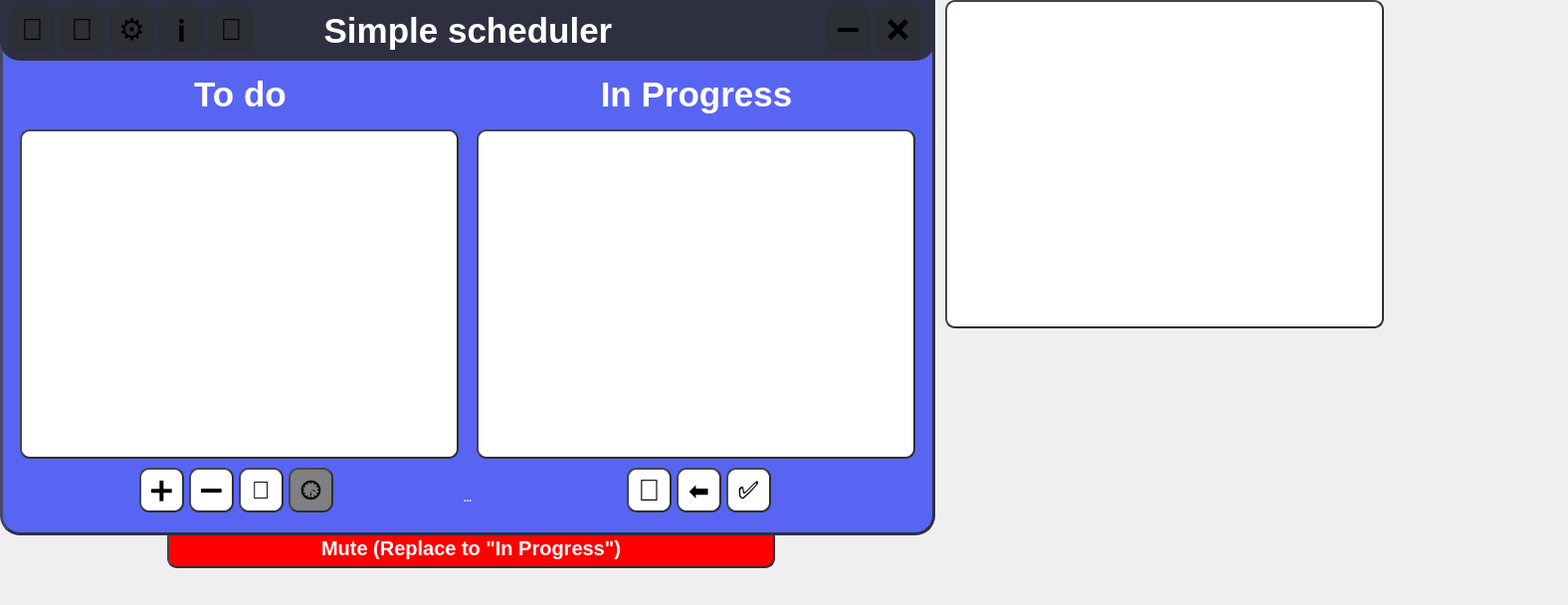
<?xml version="1.0" encoding="UTF-8"?>
<ui version="4.0">
 <class>MainWindow</class>
 <widget class="QMainWindow" name="MainWindow">
  <property name="windowModality">
   <enum>Qt::WindowModal</enum>
  </property>
  <property name="geometry">
   <rect>
    <x>0</x>
    <y>0</y>
    <width>1576</width>
    <height>608</height>
   </rect>
  </property>
  <property name="mouseTracking">
   <bool>true</bool>
  </property>
  <property name="windowTitle">
   <string>Simple Scheduler</string>
  </property>
  <property name="windowIcon">
   <iconset resource="resources.qrc">
    <normaloff>:/img/myAppIcon.ico</normaloff>:/img/myAppIcon.ico</iconset>
  </property>
  <property name="styleSheet">
   <string notr="true"/>
  </property>
  <property name="documentMode">
   <bool>false</bool>
  </property>
  <widget class="QWidget" name="centralwidget">
   <widget class="QWidget" name="gridLayoutWidget_2">
    <property name="geometry">
     <rect>
      <x>10</x>
      <y>70</y>
      <width>921</width>
      <height>49</height>
     </rect>
    </property>
    <layout class="QGridLayout" name="gridLayout_2">
     <property name="leftMargin">
      <number>5</number>
     </property>
     <property name="rightMargin">
      <number>5</number>
     </property>
     <property name="spacing">
      <number>6</number>
     </property>
     <item row="0" column="1">
      <widget class="QLabel" name="label_2">
       <property name="font">
        <font>
         <pointsize>-1</pointsize>
         <italic>false</italic>
         <bold>true</bold>
        </font>
       </property>
       <property name="styleSheet">
        <string notr="true">color: white;
font: bold 35px;
border-width: 2px;
border-radius: 15px;</string>
       </property>
       <property name="text">
        <string>In Progress</string>
       </property>
       <property name="alignment">
        <set>Qt::AlignCenter</set>
       </property>
      </widget>
     </item>
     <item row="0" column="0">
      <widget class="QLabel" name="label">
       <property name="font">
        <font>
         <pointsize>-1</pointsize>
         <italic>false</italic>
         <bold>true</bold>
        </font>
       </property>
       <property name="styleSheet">
        <string notr="true">color: white;
font: bold 35px;
border-width: 2px;
border-radius: 15px;</string>
       </property>
       <property name="text">
        <string>To do</string>
       </property>
       <property name="alignment">
        <set>Qt::AlignCenter</set>
       </property>
      </widget>
     </item>
    </layout>
   </widget>
   <widget class="QLabel" name="time_label">
    <property name="geometry">
     <rect>
      <x>330</x>
      <y>490</y>
      <width>280</width>
      <height>21</height>
     </rect>
    </property>
    <property name="font">
     <font>
      <pointsize>-1</pointsize>
      <italic>false</italic>
      <bold>true</bold>
     </font>
    </property>
    <property name="styleSheet">
     <string notr="true">color: white;
font: bold 10px;
border-width: 2px;
border-radius: 10px;</string>
    </property>
    <property name="text">
     <string>...</string>
    </property>
    <property name="alignment">
     <set>Qt::AlignCenter</set>
    </property>
   </widget>
   <widget class="QPushButton" name="stop_playing_button">
    <property name="enabled">
     <bool>true</bool>
    </property>
    <property name="geometry">
     <rect>
      <x>168</x>
      <y>530</y>
      <width>611</width>
      <height>41</height>
     </rect>
    </property>
    <property name="cursor">
     <cursorShape>PointingHandCursor</cursorShape>
    </property>
    <property name="styleSheet">
     <string notr="true">QPushButton#stop_playing_button {
    background-color: red;
    border-style: outset;
    border-width: 2px;
    border-radius: 10px;
    border-color:rgb(44, 47, 51);
    font: bold 20px;
    padding: 1px;
    color: white;
    
}
QPushButton#stop_playing_button:pressed {
    background-color: white;
    border-style: inset;
    border-color: red;
    color: black;
}</string>
    </property>
    <property name="text">
     <string>Mute (Replace to &quot;In Progress&quot;)</string>
    </property>
    <property name="iconSize">
     <size>
      <width>5</width>
      <height>5</height>
     </size>
    </property>
    <property name="autoExclusive">
     <bool>false</bool>
    </property>
   </widget>
   <widget class="QListWidget" name="bg">
    <property name="enabled">
     <bool>true</bool>
    </property>
    <property name="geometry">
     <rect>
      <x>0</x>
      <y>7</y>
      <width>940</width>
      <height>531</height>
     </rect>
    </property>
    <property name="styleSheet">
     <string notr="true">background-color: rgb(88, 101, 242);
border-style: outset;
border-width: 3px;
border-radius: 20px;
border-color: rgb(46, 48, 66);
font: bold 14px;
padding: 1px;

</string>
    </property>
   </widget>
   <widget class="QLabel" name="high_peeker">
    <property name="geometry">
     <rect>
      <x>0</x>
      <y>-20</y>
      <width>940</width>
      <height>81</height>
     </rect>
    </property>
    <property name="font">
     <font>
      <pointsize>-1</pointsize>
      <italic>false</italic>
      <bold>true</bold>
     </font>
    </property>
    <property name="styleSheet">
     <string notr="true">color: white;
font: bold 20px;
border-width: 2px;
border-radius: 20px;
background-color: rgb(46, 48, 66)</string>
    </property>
    <property name="text">
     <string/>
    </property>
    <property name="alignment">
     <set>Qt::AlignBottom|Qt::AlignHCenter</set>
    </property>
   </widget>
   <widget class="QListWidget" name="table_todo">
    <property name="geometry">
     <rect>
      <x>20</x>
      <y>130</y>
      <width>441</width>
      <height>331</height>
     </rect>
    </property>
    <property name="font">
     <font>
      <pointsize>-1</pointsize>
      <italic>false</italic>
      <bold>true</bold>
     </font>
    </property>
    <property name="styleSheet">
     <string notr="true">background-color: white;
border-style: outset;
border-width: 2px;
border-radius: 10px;
border-color:rgb(44, 47, 51);
font: bold 16px;
padding: 1px;
</string>
    </property>
   </widget>
   <widget class="QListWidget" name="table_done">
    <property name="geometry">
     <rect>
      <x>479</x>
      <y>130</y>
      <width>441</width>
      <height>331</height>
     </rect>
    </property>
    <property name="styleSheet">
     <string notr="true">background-color: white;
border-style: outset;
border-width: 2px;
border-radius: 10px;
border-color:rgb(44, 47, 51);
font: bold 16px;
padding: 1px;
</string>
    </property>
   </widget>
   <widget class="QPushButton" name="addtaskButton">
    <property name="geometry">
     <rect>
      <x>140</x>
      <y>470</y>
      <width>45</width>
      <height>45</height>
     </rect>
    </property>
    <property name="cursor">
     <cursorShape>PointingHandCursor</cursorShape>
    </property>
    <property name="toolTip">
     <string>&lt;html&gt;&lt;head/&gt;&lt;body&gt;&lt;p&gt;Add a new task&lt;/p&gt;&lt;/body&gt;&lt;/html&gt;</string>
    </property>
    <property name="whatsThis">
     <string>&lt;html&gt;&lt;head/&gt;&lt;body&gt;&lt;p&gt;&lt;br/&gt;&lt;/p&gt;&lt;/body&gt;&lt;/html&gt;</string>
    </property>
    <property name="styleSheet">
     <string notr="true">QPushButton#addtaskButton {
    background-color: white;
    border-style: outset;
    border-width: 2px;
    border-radius: 10px;
    border-color:rgb(44, 47, 51);
    font: bold 30px;
    padding: 1px;
}
QPushButton#addtaskButton:pressed {
    border-color: blue;
    background-color: white;
    border-style: inset;
}</string>
    </property>
    <property name="text">
     <string>➕</string>
    </property>
   </widget>
   <widget class="QPushButton" name="markAsDone">
    <property name="geometry">
     <rect>
      <x>240</x>
      <y>470</y>
      <width>45</width>
      <height>45</height>
     </rect>
    </property>
    <property name="cursor">
     <cursorShape>PointingHandCursor</cursorShape>
    </property>
    <property name="toolTip">
     <string>&lt;html&gt;&lt;head/&gt;&lt;body&gt;&lt;p&gt;Start task / add task to &amp;quot;In Progress&amp;quot;&lt;/p&gt;&lt;/body&gt;&lt;/html&gt;</string>
    </property>
    <property name="styleSheet">
     <string notr="true">QPushButton#markAsDone {
    background-color: white;
    border-style: outset;
    border-width: 2px;
    border-radius: 10px;
    border-color:rgb(44, 47, 51);
    font: bold 25px;
    padding: 1px;
}
QPushButton#markAsDone:pressed {
    background-color: white;
    border-style: inset;
    fore-color: white;
    border-color: green;
}</string>
    </property>
    <property name="text">
     <string>🏹</string>
    </property>
   </widget>
   <widget class="QPushButton" name="returnButton">
    <property name="geometry">
     <rect>
      <x>680</x>
      <y>470</y>
      <width>45</width>
      <height>45</height>
     </rect>
    </property>
    <property name="cursor">
     <cursorShape>PointingHandCursor</cursorShape>
    </property>
    <property name="toolTip">
     <string>&lt;html&gt;&lt;head/&gt;&lt;body&gt;&lt;p&gt;Return selected task to &amp;quot;To do&amp;quot; list&lt;/p&gt;&lt;/body&gt;&lt;/html&gt;</string>
    </property>
    <property name="styleSheet">
     <string notr="true">QPushButton#returnButton {
    background-color: white;
    border-style: outset;
    border-width: 2px;
    border-radius: 10px;
    border-color:rgb(44, 47, 51);
    font: bold 25px;
    padding: 1px;
}
QPushButton#returnButton:pressed {
	border-color: orange;
    background-color: white;
    border-style: inset;
}</string>
    </property>
    <property name="text">
     <string>⬅️</string>
    </property>
   </widget>
   <widget class="QPushButton" name="clearDoneListButton">
    <property name="geometry">
     <rect>
      <x>730</x>
      <y>470</y>
      <width>45</width>
      <height>45</height>
     </rect>
    </property>
    <property name="cursor">
     <cursorShape>PointingHandCursor</cursorShape>
    </property>
    <property name="toolTip">
     <string>&lt;html&gt;&lt;head/&gt;&lt;body&gt;&lt;p&gt;Mark selected as done&lt;/p&gt;&lt;/body&gt;&lt;/html&gt;</string>
    </property>
    <property name="styleSheet">
     <string notr="true">QPushButton#clearDoneListButton {
    background-color: white;
    border-style: outset;
    border-width: 2px;
    border-radius: 10px;
    border-color:rgb(44, 47, 51);
    font: bold 25px;
    padding: 1px;
}
QPushButton#clearDoneListButton:pressed {
    border-color: red;
    background-color: white;
    border-style: inset;
}</string>
    </property>
    <property name="text">
     <string>✅</string>
    </property>
   </widget>
   <widget class="QPushButton" name="helpButton">
    <property name="geometry">
     <rect>
      <x>210</x>
      <y>7</y>
      <width>45</width>
      <height>45</height>
     </rect>
    </property>
    <property name="cursor">
     <cursorShape>PointingHandCursor</cursorShape>
    </property>
    <property name="toolTip">
     <string>&lt;html&gt;&lt;head/&gt;&lt;body&gt;&lt;p&gt;Website&lt;/p&gt;&lt;/body&gt;&lt;/html&gt;</string>
    </property>
    <property name="styleSheet">
     <string notr="true">QPushButton#helpButton {
    background-color: rgb(44, 47, 51);
    border-style: outset;
    border-width: 0px;
    border-radius: 10px;
    border-color:rgb(44, 47, 51);
    font: bold 30px;
    padding: 1px;
}
QPushButton#helpButton:pressed {
    background-color: rgb(88, 101, 242,);
    border-style: inset;
}</string>
    </property>
    <property name="text">
     <string>💡</string>
    </property>
   </widget>
   <widget class="QPushButton" name="infoButton">
    <property name="geometry">
     <rect>
      <x>160</x>
      <y>7</y>
      <width>45</width>
      <height>45</height>
     </rect>
    </property>
    <property name="cursor">
     <cursorShape>PointingHandCursor</cursorShape>
    </property>
    <property name="toolTip">
     <string>&lt;html&gt;&lt;head/&gt;&lt;body&gt;&lt;p&gt;Info&lt;/p&gt;&lt;/body&gt;&lt;/html&gt;</string>
    </property>
    <property name="styleSheet">
     <string notr="true">QPushButton#infoButton {
    background-color: rgb(44, 47, 51);
    border-style: outset;
    border-width: 0px;
    border-radius: 10px;
    border-color:rgb(44, 47, 51);
    font: bold 30px;
    padding: 1px;
}
QPushButton#infoButton:pressed {
    background-color: rgb(88, 101, 242,);
    border-style: inset;
}</string>
    </property>
    <property name="text">
     <string>ℹ️</string>
    </property>
   </widget>
   <widget class="QPushButton" name="SettingsButton">
    <property name="geometry">
     <rect>
      <x>110</x>
      <y>7</y>
      <width>45</width>
      <height>45</height>
     </rect>
    </property>
    <property name="cursor">
     <cursorShape>PointingHandCursor</cursorShape>
    </property>
    <property name="toolTip">
     <string>&lt;html&gt;&lt;head/&gt;&lt;body&gt;&lt;p&gt;Settings&lt;/p&gt;&lt;/body&gt;&lt;/html&gt;</string>
    </property>
    <property name="styleSheet">
     <string notr="true">QPushButton#SettingsButton {
    background-color:rgb(44, 47, 51);
    border-style: outset;
    border-width: 0px;
    border-radius: 10px;
    border-color:rgb(44, 47, 51);
    font: bold 30px;
    padding: 1px;
}
QPushButton#SettingsButton:pressed {
    background-color: rgb(88, 101, 242,);
    border-style: inset;
}</string>
    </property>
    <property name="text">
     <string>⚙️</string>
    </property>
   </widget>
   <widget class="QPushButton" name="openFileButton">
    <property name="geometry">
     <rect>
      <x>60</x>
      <y>7</y>
      <width>45</width>
      <height>45</height>
     </rect>
    </property>
    <property name="cursor">
     <cursorShape>PointingHandCursor</cursorShape>
    </property>
    <property name="toolTip">
     <string>&lt;html&gt;&lt;head/&gt;&lt;body&gt;&lt;p&gt;Open lists&lt;/p&gt;&lt;/body&gt;&lt;/html&gt;</string>
    </property>
    <property name="styleSheet">
     <string notr="true">QPushButton#openFileButton {
    background-color: rgb(44, 47, 51);
    border-style: outset;
    border-width: 0px;
    border-radius: 10px;
    border-color:rgb(44, 47, 51);
   font: bold 30px;
    padding: 1px;
}
QPushButton#openFileButton:pressed {
    background-color: rgb(88, 101, 242,);
    border-style: inset;
}</string>
    </property>
    <property name="text">
     <string>📂</string>
    </property>
   </widget>
   <widget class="QPushButton" name="saveFileButton">
    <property name="geometry">
     <rect>
      <x>10</x>
      <y>7</y>
      <width>45</width>
      <height>45</height>
     </rect>
    </property>
    <property name="cursor">
     <cursorShape>PointingHandCursor</cursorShape>
    </property>
    <property name="toolTip">
     <string>&lt;html&gt;&lt;head/&gt;&lt;body&gt;&lt;p&gt;Save lists&lt;/p&gt;&lt;/body&gt;&lt;/html&gt;</string>
    </property>
    <property name="styleSheet">
     <string notr="true">QPushButton#saveFileButton {
    background-color: rgb(44, 47, 51);
    border-style: outset;
    border-width: 0px;
    border-radius: 10px;
    border-color:rgb(44, 47, 51);
    font: bold 30px;
    padding: 1px;
}
QPushButton#saveFileButton:pressed {
    background-color: rgb(88, 101, 242,);
    border-style: inset;
}</string>
    </property>
    <property name="text">
     <string>💾</string>
    </property>
   </widget>
   <widget class="QLabel" name="label_7">
    <property name="geometry">
     <rect>
      <x>280</x>
      <y>10</y>
      <width>381</width>
      <height>41</height>
     </rect>
    </property>
    <property name="font">
     <font>
      <pointsize>-1</pointsize>
      <italic>false</italic>
      <bold>true</bold>
     </font>
    </property>
    <property name="styleSheet">
     <string notr="true">color: white;
font: bold 35px;
border-width: 2px;
border-radius: 15px;</string>
    </property>
    <property name="text">
     <string>Simple scheduler</string>
    </property>
    <property name="alignment">
     <set>Qt::AlignCenter</set>
    </property>
   </widget>
   <widget class="QPushButton" name="removeToDo">
    <property name="geometry">
     <rect>
      <x>190</x>
      <y>470</y>
      <width>45</width>
      <height>45</height>
     </rect>
    </property>
    <property name="cursor">
     <cursorShape>PointingHandCursor</cursorShape>
    </property>
    <property name="toolTip">
     <string>&lt;html&gt;&lt;head/&gt;&lt;body&gt;&lt;p&gt;Remove selected task&lt;/p&gt;&lt;/body&gt;&lt;/html&gt;</string>
    </property>
    <property name="styleSheet">
     <string notr="true">QPushButton#removeToDo {
    background-color: white;
    border-style: outset;
    border-width: 2px;
    border-radius: 10px;
    border-color:rgb(44, 47, 51);
    font: bold 30px;
    padding: 1px;
}
QPushButton#removeToDo:pressed {
    background-color: white;
    border-style: inset;
    fore-color: white;
    border-color: green;
}</string>
    </property>
    <property name="text">
     <string>➖</string>
    </property>
   </widget>
   <widget class="QPushButton" name="clearInProgress">
    <property name="geometry">
     <rect>
      <x>630</x>
      <y>470</y>
      <width>45</width>
      <height>45</height>
     </rect>
    </property>
    <property name="cursor">
     <cursorShape>PointingHandCursor</cursorShape>
    </property>
    <property name="toolTip">
     <string>&lt;html&gt;&lt;head/&gt;&lt;body&gt;&lt;p&gt;Clear &amp;quot;In Progress&amp;quot; list&lt;/p&gt;&lt;/body&gt;&lt;/html&gt;</string>
    </property>
    <property name="styleSheet">
     <string notr="true">QPushButton#clearInProgress {
    background-color: white;
    border-style: outset;
    border-width: 2px;
    border-radius: 10px;
    border-color:rgb(44, 47, 51);
    font: bold 30px;
    padding: 1px;
}
QPushButton#clearInProgress:pressed {
    background-color: white;
    border-style: inset;
    fore-color: white;
    border-color: green;
}</string>
    </property>
    <property name="text">
     <string>🧹</string>
    </property>
   </widget>
   <widget class="QPushButton" name="closeFormButton">
    <property name="geometry">
     <rect>
      <x>880</x>
      <y>7</y>
      <width>45</width>
      <height>45</height>
     </rect>
    </property>
    <property name="cursor">
     <cursorShape>PointingHandCursor</cursorShape>
    </property>
    <property name="toolTip">
     <string>&lt;html&gt;&lt;head/&gt;&lt;body&gt;&lt;p&gt;Exit&lt;/p&gt;&lt;/body&gt;&lt;/html&gt;</string>
    </property>
    <property name="styleSheet">
     <string notr="true">QPushButton#closeFormButton {
    background-color: rgb(44, 47, 51);
    border-style: outset;
    border-width: 0px;
    border-radius: 10px;
    border-color:rgb(44, 47, 51);
    font: bold 30px;
    padding: 1px;
}
QPushButton#closeFormButton:pressed {
    background-color: red;
    border-style: inset;
	border-color: white
}</string>
    </property>
    <property name="text">
     <string>❌</string>
    </property>
   </widget>
   <widget class="QPushButton" name="minimizeFormButton">
    <property name="geometry">
     <rect>
      <x>830</x>
      <y>7</y>
      <width>45</width>
      <height>45</height>
     </rect>
    </property>
    <property name="cursor">
     <cursorShape>PointingHandCursor</cursorShape>
    </property>
    <property name="toolTip">
     <string>&lt;html&gt;&lt;head/&gt;&lt;body&gt;&lt;p&gt;Minimize&lt;/p&gt;&lt;/body&gt;&lt;/html&gt;</string>
    </property>
    <property name="styleSheet">
     <string notr="true">QPushButton#minimizeFormButton {
    background-color: rgb(44, 47, 51);
    border-style: outset;
    border-width: 0px;
    border-radius: 10px;
    border-color:rgb(44, 47, 51);
    font: bold 30px;
    padding: 1px;
}
QPushButton#minimizeFormButton:pressed {
    background-color: rgb(88, 101, 242,);
    border-style: inset;
}</string>
    </property>
    <property name="text">
     <string>➖</string>
    </property>
   </widget>
   <widget class="QListWidget" name="table_outdated">
    <property name="geometry">
     <rect>
      <x>950</x>
      <y>0</y>
      <width>441</width>
      <height>330</height>
     </rect>
    </property>
    <property name="font">
     <font>
      <pointsize>-1</pointsize>
      <italic>false</italic>
      <bold>true</bold>
     </font>
    </property>
    <property name="styleSheet">
     <string notr="true">background-color: white;
border-style: outset;
border-width: 2px;
border-radius: 10px;
border-color:rgb(44, 47, 51);
font: bold 16px;
padding: 1px;
</string>
    </property>
   </widget>
   <widget class="QPushButton" name="see_outdated">
    <property name="enabled">
     <bool>true</bool>
    </property>
    <property name="geometry">
     <rect>
      <x>290</x>
      <y>470</y>
      <width>45</width>
      <height>45</height>
     </rect>
    </property>
    <property name="cursor">
     <cursorShape>PointingHandCursor</cursorShape>
    </property>
    <property name="mouseTracking">
     <bool>false</bool>
    </property>
    <property name="toolTip">
     <string>&lt;html&gt;&lt;head/&gt;&lt;body&gt;&lt;p&gt;Outdated tasks&lt;/p&gt;&lt;/body&gt;&lt;/html&gt;</string>
    </property>
    <property name="styleSheet">
     <string notr="true">QPushButton#see_outdated {
    background-color: gray;
    border-style: outset;
    border-width: 2px;
    border-radius: 10px;
    border-color:rgb(44, 47, 51);
    font: bold 25px;
    padding: 1px;
}
QPushButton#see_outdated:pressed {
    background-color: white;
    border-style: inset;
    fore-color: white;
    border-color: green;
}</string>
    </property>
    <property name="text">
     <string>🕞</string>
    </property>
   </widget>
   <zorder>stop_playing_button</zorder>
   <zorder>bg</zorder>
   <zorder>high_peeker</zorder>
   <zorder>gridLayoutWidget_2</zorder>
   <zorder>time_label</zorder>
   <zorder>table_todo</zorder>
   <zorder>table_done</zorder>
   <zorder>addtaskButton</zorder>
   <zorder>markAsDone</zorder>
   <zorder>returnButton</zorder>
   <zorder>clearDoneListButton</zorder>
   <zorder>helpButton</zorder>
   <zorder>infoButton</zorder>
   <zorder>SettingsButton</zorder>
   <zorder>openFileButton</zorder>
   <zorder>saveFileButton</zorder>
   <zorder>label_7</zorder>
   <zorder>removeToDo</zorder>
   <zorder>clearInProgress</zorder>
   <zorder>closeFormButton</zorder>
   <zorder>minimizeFormButton</zorder>
   <zorder>table_outdated</zorder>
   <zorder>see_outdated</zorder>
  </widget>
 </widget>
 <resources>
  <include location="resources.qrc"/>
 </resources>
 <connections/>
</ui>
